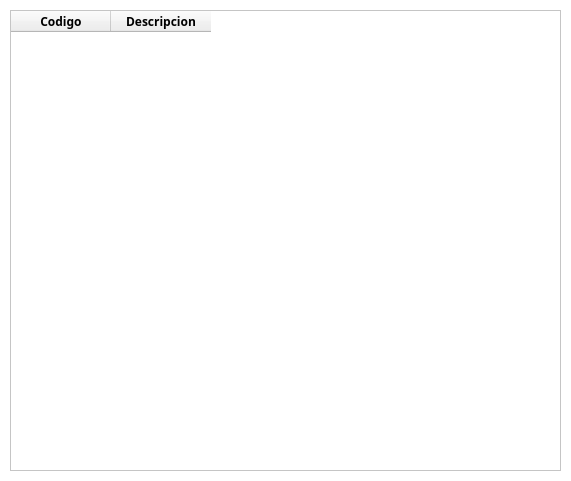
<?xml version="1.0" encoding="UTF-8"?>
<ui version="4.0">
 <class>widgetListarHabilidades</class>
 <widget class="QWidget" name="widgetListarHabilidades">
  <property name="geometry">
   <rect>
    <x>0</x>
    <y>0</y>
    <width>571</width>
    <height>481</height>
   </rect>
  </property>
  <property name="palette">
   <palette>
    <active>
     <colorrole role="Base">
      <brush brushstyle="SolidPattern">
       <color alpha="255">
        <red>255</red>
        <green>255</green>
        <blue>255</blue>
       </color>
      </brush>
     </colorrole>
     <colorrole role="Window">
      <brush brushstyle="SolidPattern">
       <color alpha="255">
        <red>255</red>
        <green>255</green>
        <blue>255</blue>
       </color>
      </brush>
     </colorrole>
    </active>
    <inactive>
     <colorrole role="Base">
      <brush brushstyle="SolidPattern">
       <color alpha="255">
        <red>255</red>
        <green>255</green>
        <blue>255</blue>
       </color>
      </brush>
     </colorrole>
     <colorrole role="Window">
      <brush brushstyle="SolidPattern">
       <color alpha="255">
        <red>255</red>
        <green>255</green>
        <blue>255</blue>
       </color>
      </brush>
     </colorrole>
    </inactive>
    <disabled>
     <colorrole role="Base">
      <brush brushstyle="SolidPattern">
       <color alpha="255">
        <red>255</red>
        <green>255</green>
        <blue>255</blue>
       </color>
      </brush>
     </colorrole>
     <colorrole role="Window">
      <brush brushstyle="SolidPattern">
       <color alpha="255">
        <red>255</red>
        <green>255</green>
        <blue>255</blue>
       </color>
      </brush>
     </colorrole>
    </disabled>
   </palette>
  </property>
  <property name="font">
   <font>
    <weight>75</weight>
    <bold>true</bold>
   </font>
  </property>
  <property name="cursor">
   <cursorShape>PointingHandCursor</cursorShape>
  </property>
  <property name="windowTitle">
   <string>Listar Habilidades</string>
  </property>
  <widget class="QTableWidget" name="tableWidgetHabilidades">
   <property name="geometry">
    <rect>
     <x>10</x>
     <y>10</y>
     <width>551</width>
     <height>461</height>
    </rect>
   </property>
   <column>
    <property name="text">
     <string>Codigo</string>
    </property>
    <property name="font">
     <font>
      <family>Ubuntu Condensed</family>
     </font>
    </property>
   </column>
   <column>
    <property name="text">
     <string>Descripcion</string>
    </property>
    <property name="font">
     <font>
      <family>Ubuntu Condensed</family>
     </font>
    </property>
   </column>
  </widget>
 </widget>
 <resources/>
 <connections/>
</ui>
